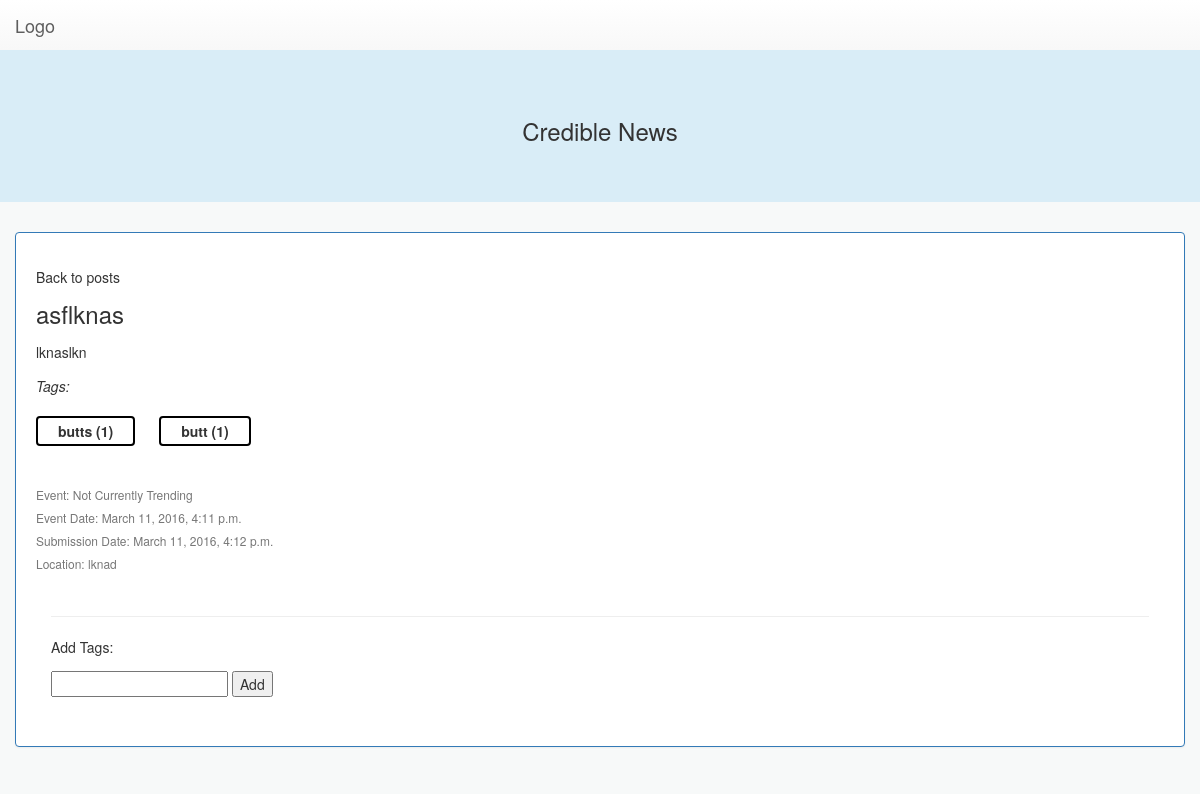
/posts/2, run on an earlier commit of the app's database.
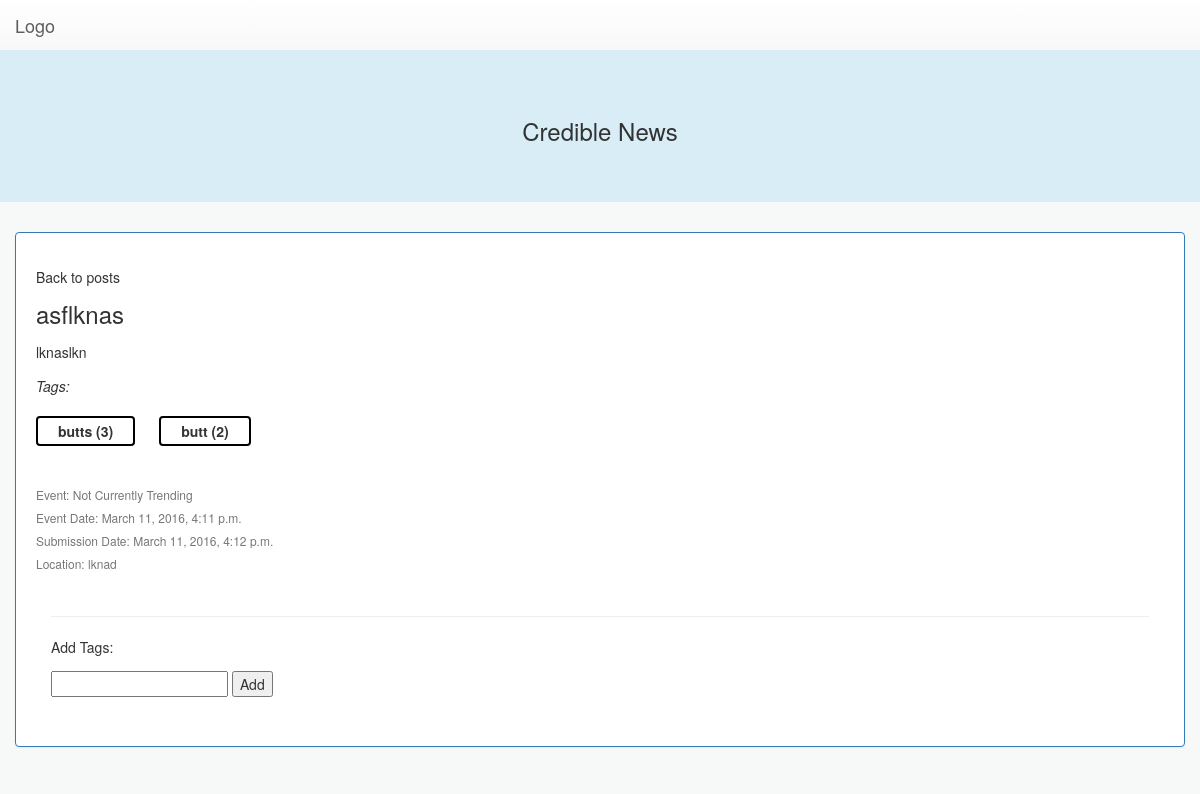
And on a later commit of the database.
### tags/models.py (models this page shows, shortened)
class Tag(models.Model):
    title = models.CharField(max_length=16)
    post = models.ForeignKey('posts.Post', on_delete=models.CASCADE)
    votes = models.IntegerField(blank=True, default=0)
    date = models.DateTimeField(default=datetime.datetime.now)

### posts/views.py (the view)
# urls.py: url(r'^(?P<post_id>[0-9]+)$', views.detail, name='detail'),
def detail(request, post_id):
    post = get_object_or_404(Post, id=post_id)
    tags = post.get_tags_by_post()
    context = {
        'post': post,
        'tags': tags,
        'tag_titles': json.dumps([tag.title for tag in tags]),
    }
    return render(request, 'posts/detail.html', context)

### posts/models.py (called while the page is built)
    def get_tags_by_post(self):
        return Tag.objects.filter(post=self)

### posts/templates/posts/detail.html (shortened to what this page needs)
{% include "includes/head.html" %}
{% include "includes/header.html" %}
<main>
	<div class="container-fluid">
		<div class="panel panel-primary post-detail container">
            <p><a href="/posts">Back to posts</a></p>
            <div class="row">
                <div class="col-md-6">
                    <h3 class="no-margin-top">{{ post.title }}</h3>
                    <p>{{ post.text }}</p>
                    <div class="margin-bottom">
                        {% if tags != None %}
                        <em>Tags:</em>
                        <div id="visible-tag-list">
                            {% for tag in tags %}
                                {% if tag != None %}
                                    <div class="unvoted-tag update-tag" value="{{ tag.title }}" post-id="{{ post.id }}">{{ tag.title }}
                                        (<div class="update-tag-votes">{{ tag.votes }}</div>)
                                    </div>
                                {% endif %}
                            {% endfor %}
                        </div>
                        {% endif %}
                    </div>
                    <div class="big-margin-top">
                        <h6 class="text-muted">Event: {{ post.get_event_display }}</h6>
                        <h6 class="text-muted">Event Date: {{ post.event_date }}</h6>
                        <h6 class="text-muted">Submission Date: {{ post.sub_date }}</h6>
                        <h6 class="text-muted">Location: {{ post.location }}</h6>
                    </div>
                </div>
                <div class="col-md-6">
                </div>
            </div>
			<div class="panel-body">
                <hr/>
                <p id="new-tagger">
                    <p><span>Add Tags: </span></p>
                    <input id="new-tag-field" maxlength="16" name="title" type="text"/>
                    <button id="new-tag-button">Add</button>
                </p>
			</div>
		</div>
	</div>
</main>

What changed in the data, as far as the page shows it:
changed Tag "butts": votes "1" → "3"
changed Tag "butt": votes "1" → "2"
